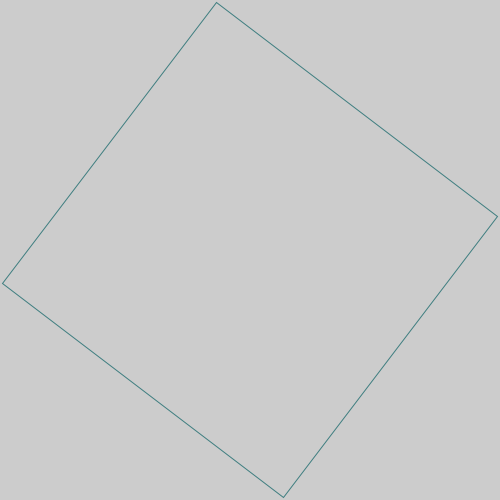
Frame 1 (no input)
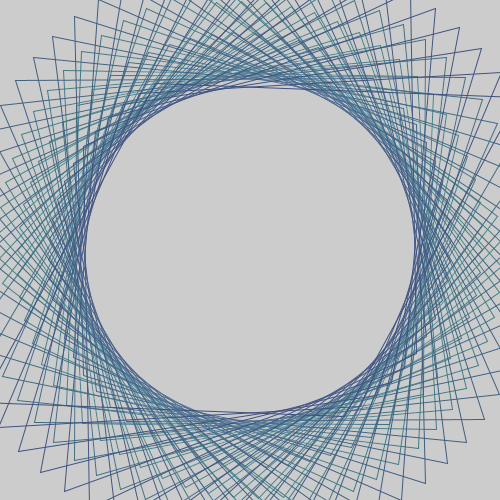
Frame 60 (the mouse pressed at the canvas centre just before this capture)
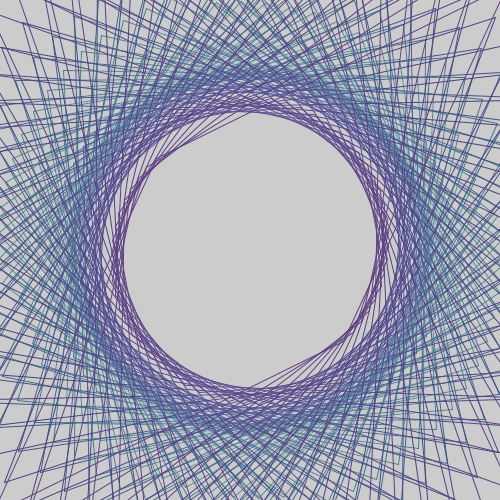
Frame 120 (the mouse held since frame 60 and released just before this capture)

The Processing sketch that drew these frames (run headless with seeded random() and noise(); from frame 60 on, the mouse is pressed at the canvas centre):

// Processing sketch: portal
// ── portal.pde
float c=250,x=c,y=c,a=1,b=-1;

void setup(){
  size(500,500);
  colorMode(HSB,99);
}

void draw(){
  fill(0,0,99,1);
  translate(c,c);
  rotate(x/10);
  stroke(abs(x/5),50,50);
  quad(0,-y,x,0,0,y,-x,0);
  x+=a;
  y+=b;
  if(x==-c||y==-c){
    a=b;
    b*=-1;
  }
}
